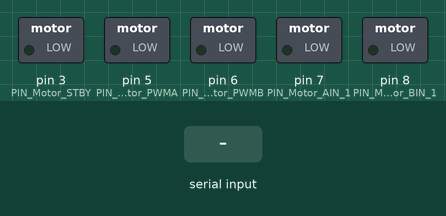
Recording of a sketch running on a simulated Arduino Uno, built with avr-gcc and run on an emulated ATmega328P. On the bench: switched loads named in the sketch (green lamp = pin HIGH). The test bench sets the inputs (shaded band).

Above: at 2.2 s.
2.3 s: "ready 2\n" received over Serial
At 3.4 s:
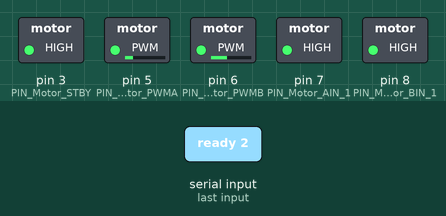
5.3 s: "l" received over Serial
At 5.7 s:
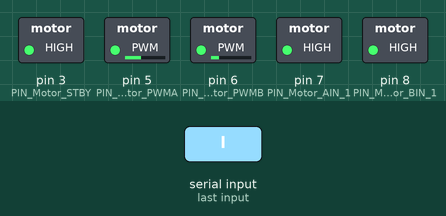
8.3 s: "r" received over Serial
At 10.7 s:
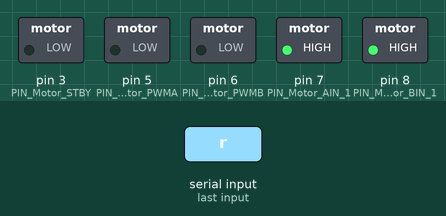
Timing chart, 0 to 12.2 s (numbered marks = the images above; inputs shaded):
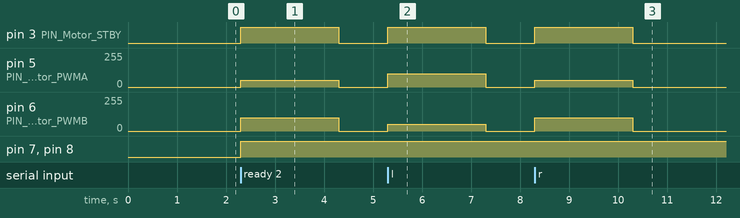

The sketch:

minimal_movement.ino
```cpp
#include "motor.h"

Motor AppMotor;

int speed = 100;
char c;

void setup() {
  AppMotor.init();
  delay(1000);

  Serial.begin(9600);  // Default communication rate of the Bluetooth module
  //Serial.println("ready");
}

void turn(bool left, int speed) {
  if (left) {
    AppMotor.control(direction_forward, speed, direction_forward, speed / 2);
  } else {
    AppMotor.control(direction_forward, speed / 2, direction_forward, speed);
  }
  delay(2000);
  AppMotor.stop();
}

void loop() {
  if (Serial.available() > 0) {  // Checks whether data is comming from the serial port
    c = Serial.read();

    switch (c) {
      case 'l': turn(true, speed); break;
      case 'r': turn(false, speed); break;
    }
    /*
    Serial.print("got ");
    Serial.println(c);
    */
  }
  //Serial.println("ready 2");
}
```

motor.cpp
```cpp
#include "motor.h"

/*Motor control*/
void Motor::init(void) {
  pinMode(PIN_Motor_PWMA, OUTPUT);
  pinMode(PIN_Motor_PWMB, OUTPUT);
  pinMode(PIN_Motor_AIN_1, OUTPUT);
  pinMode(PIN_Motor_BIN_1, OUTPUT);
  pinMode(PIN_Motor_STBY, OUTPUT);
}

void Motor::control(boolean direction_A, uint8_t speed_A,
                    boolean direction_B, uint8_t speed_B) {
  digitalWrite(PIN_Motor_STBY, HIGH);

  digitalWrite(PIN_Motor_AIN_1, direction_A);
  analogWrite(PIN_Motor_PWMA, speed_A);

  digitalWrite(PIN_Motor_BIN_1, direction_B);
  analogWrite(PIN_Motor_PWMB, speed_B);
}

void Motor::stop(void) {
  analogWrite(PIN_Motor_PWMA, 0);
  analogWrite(PIN_Motor_PWMB, 0);
  digitalWrite(PIN_Motor_STBY, LOW);
}
```

motor.h
```cpp
#ifndef _motor_H_
#define _motor_H_

#include <arduino.h>

/*Motor*/
class Motor {
public:
  void init(void);
  void control(boolean direction_A, uint8_t speed_A,
               boolean direction_B, uint8_t speed_B);
  void stop(void);
private:
#define PIN_Motor_PWMA 5
#define PIN_Motor_PWMB 6
#define PIN_Motor_BIN_1 8
#define PIN_Motor_AIN_1 7
#define PIN_Motor_STBY 3

public:
#define speed_max 255
#define direction_forward HIGH
#define direction_backward LOW
#define direction_void 3
};

#endif
```

Measured:
- after the input at 2.3 s, pin 3 (PIN_Motor_STBY): LOW → HIGH at once, → LOW 2.0 s later; pin 5 (PIN_Motor_PWMA): 0/255 → 50/255 at once, → 0/255 2.0 s later; pin 6 (PIN_Motor_PWMB): 0/255 → 100/255 at once, → 0/255 2.0 s later; pin 7 (PIN_Motor_AIN_1), pin 8 (PIN_Motor_BIN_1): LOW → HIGH at once
- after the input at 5.3 s, pin 3 (PIN_Motor_STBY): LOW → HIGH at once, → LOW 2.0 s later; pin 5 (PIN_Motor_PWMA): 0/255 → 100/255 at once, → 0/255 2.0 s later; pin 6 (PIN_Motor_PWMB): 0/255 → 50/255 at once, → 0/255 2.0 s later
- after the input at 8.3 s, pin 3 (PIN_Motor_STBY): LOW → HIGH at once, → LOW 2.0 s later; pin 5 (PIN_Motor_PWMA): 0/255 → 50/255 at once, → 0/255 2.0 s later; pin 6 (PIN_Motor_PWMB): 0/255 → 100/255 at once, → 0/255 2.0 s later
